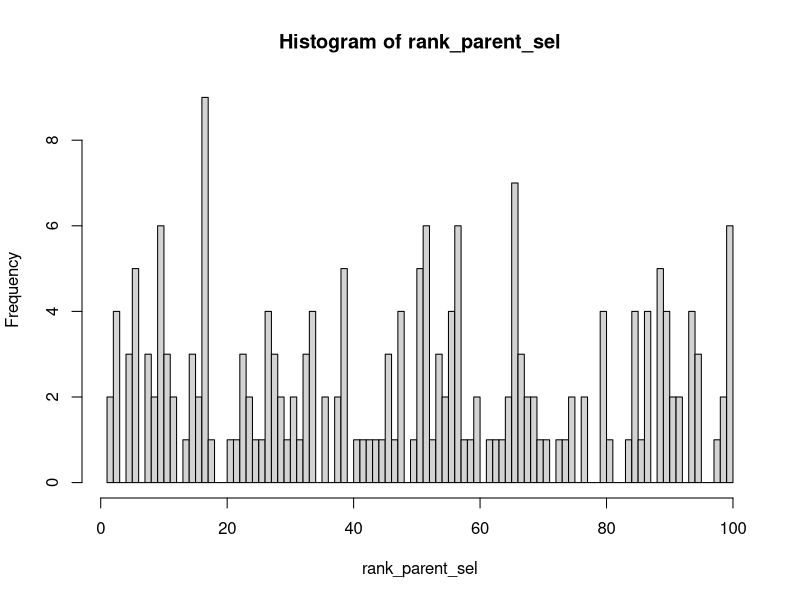
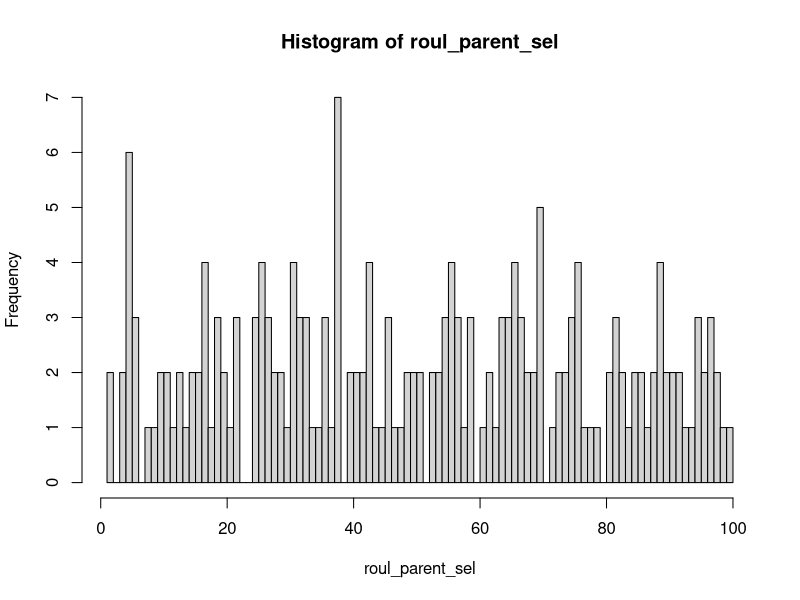

Generate these figures, in order, with R:
setwd("~/GitHub/P-Median_Genetic_Algorithm")

##---- Toy Dataset----
toy_scatter <- data.frame(
  X = c(),
  Y = c()
)

##---- Data input-----
locations <- 100 #number of total locations
p <- 10 #number of stations to be used to calculate medians

loc_scatter = data.frame(
  x = rnorm(100, mean = 50, sd=50),
  y = rnorm(100, mean = 50, sd=50)
)

##---- Initial Population----
#Generates a random Population of Chromosomes
generate_population <- function(population_size, p, locations) {
  pop_size <- population_size #population size
  
  Population <- matrix(0, pop_size, locations) #generate a matrix of [population size][locations]
  for(Chrom in 1:pop_size) {
    randStations <- sample(1:locations, p, replace = F)
    for(allele in randStations) {
      Population[Chrom, allele] <- 1
    }
  }
  
  return(Population)
}

pop_size <- 100
Population <- generate_population(pop_size, p, locations)
print(Population)

##---- Plot Connections----


##---- Distance Function----
get_dists <- function(locations, Chromosome, pop_size) { ##Distance function that should also serve as fitness
  dists <- matrix(0, pop_size)
  choice <- NULL
  for(loc in 1:dim(locations)[1]) { #For every location
    for(med in 1:pop_size) { #For every bit in Chromosome
      if(Chromosome[med] == 1) { #If the Chromosome is selected as a station
        if (is.null(choice)) { #Check if there is a computed distance
          choice <- sqrt((locations[med, 1] - locations[loc,1])^2 + (locations[med, 2] - locations[loc,2])^2) #if not find dist between location and station
        } else { #if so
          choice <- min(choice, sqrt((locations[med, 1] - locations[loc,1])^2 + (locations[med, 2] - locations[loc,2])^2)) #pick the minimum between stations seen and newest station
        }
      }
    }
    dists[loc] <- choice #Add choice Dist to Dists matrix (in case I want to return the whole matrix later)
    choice <- NULL #Reset choice
  }
  sum <- 0
  for(i in 1:dim(dists)[1]) {
    sum <- sum + dists[i] #Sum distances
  }
  return(sum)
}

## Testing Code

# test_scatter <- data.frame(
#   X = c(5, 7, 13, 15),
#   Y = c(1, 1, 1, 1))
# test_Pop <- c(0, 0, 1, 1)

# print(get_dists(loc_scatter, Population[100, ], pop_size))
# print(get_dists(test_scatter, test_Pop, 4))

##---- Selection----
##Rank Selection
sel_rank <- function(Population, Locations) {
  ranks <- matrix(0, nrow(Population), 2)
  
  for(Chrom in 1:nrow(Population)) {
    fitness <- get_dists(Locations, Population[Chrom, ], nrow(Population))
    ranks[Chrom, 1] <- Chrom
    ranks[Chrom, 2] <- fitness
  }
  
  ranks <- ranks[order(ranks[,2], decreasing = TRUE), ]
  
  #Needs to be finished currently takes in the input and creates the ranking matrix, but does not define integer ranges for selection
  return(ranks)
}

##Roulette Selection
sel_roulette <- function(Population, Locations) {
  ranks <- matrix(0, nrow(Population), 3)
  
  for(Chrom in 1:nrow(Population)) {
    fitness <- get_dists(Locations, Population[Chrom, ], nrow(Population))
    ranks[Chrom, 1] <- Chrom
    ranks[Chrom, 2] <- fitness
  }
  
  total_fit <- sum(ranks[, 2])
  
  ranks <- ranks[order(ranks[,2], decreasing = TRUE), ]
  
  for(Chrom in 1:nrow(ranks)) {
    ranks[Chrom, 3] <- total_fit / ranks[Chrom, 2]
  }
  
  #Needs to be finished currently takes in the input and creates the ranking matrix, but does not define integer ranges for selection
  return(ranks)
  
}

##Get a parent from the Rank Selection
rank_selection <- function(rank_mat, r_max) { #rmax -> either rank or roulette max
  to_populate <- sample(1:r_max, 1) #take a sample within the range of the ranks 1:summation(population_size)
  rank_d <- 0
  for(i in 1:pop_size) { #step through the summation when the selected number <= the summation then it is chosen (solves range sizes)
    rank_d <- rank_d + i
    if(to_populate <= rank_d) {
      return(rank_mat[i, 1])
    }
  }
}

##Get a parent from the Roulette Selection
roul_selection <- function(rank_mat, r_max) {
  #to_populate <- sample(1:r_max, 1) #take a sample within the range of the ranks 1:summation(population_size)
  to_populate <- round(runif(1,1,r_max), 5)
  rank_d <- 0
  for(i in 1:pop_size) { #step through the summation when the selected number <= the summation then it is chosen (solves range sizes)
    rank_d <- rank_d + rank_mat[i, 3]
    if(to_populate <= rank_d) {
      return(rank_mat[i, 1])
    }
  }
}

# RANK TESTING CODE
generation_rank <- sel_rank(Population, loc_scatter)
print(generation_rank)
rank_parent_sel <- c()
for(i in 1:200) {
  rank_parent_sel[i] <- rank_selection(generation_rank, sum(generation_rank[, 1]))
}
hist(rank_parent_sel, 100)

# ROULETTE TESTING CODE
generation_roul <- sel_roulette(Population, loc_scatter)
print(generation_roul)
print(sum(generation_roul[, 3]))
roul_parent_sel <- c()
for(i in 1:200) {
  roul_parent_sel[i] <- roul_selection(generation_roul, sum(generation_roul[, 3]))
}
hist(roul_parent_sel, 100)

##---- Crossover----
## Uniform Crossover
uniform <- function(P1, P2) {
  C1 <- c()
  C2 <- c()
  for(i in 1:length(P1)) {
    m <- sample(0:1, 1) #represents the mask bit at this position
    if(m == 0) {
      C1[i] <- P1[i]
      C2[i] <- P2[i]
    } else {
      C1[i] <- P2[i]
      C2[i] <- P1[i]
    }
  }
  #Needs fixup
  if(sum(C1 == 1) > p) {
    medianPos <- which(C1 == 1)
    medianPos <- sample(medianPos, p, replace = FALSE) #randomly select p medians to keep
    lapply(C1, replace, TRUE, 0)
    for(m in medianPos) {
      C1[medianPos] <- 1
    }
  } else if(sum(C1 == 1) < p) {
    while(sum(C1 == 1) < p) {
      C1[sample(1:length(C1), 1)] <- 1 #randomly select positions and set them to 1 -- Could in theory take some number of them from P1
    }
  }
  
  
  if(sum(C2 == 1) > p) {
    medianPos <- which(C2 == 1)
    medianPos <- sample(medianPos, p, replace = FALSE)
    lapply(C2, replace, TRUE, 0)
    for(m in medianPos) {
      C2[medianPos] <- 1
    }
  } else if(sum(C2 == 1) < p) {
    while(sum(C2 == 1) < p) {
      C2[sample(1:length(C2), 1)] <- 1
    }
  }
  
  return(c(C1, C2))
}

# Uniform Testing Code -> uses Rank Selection
u_children <- uniform(Population[rank_parent_sel[1], ], Population[rank_parent_sel[2], ])
print(u_children[1])
print(u_children[2])

##---- Mutation----

##---- Genetic Algorithm----

